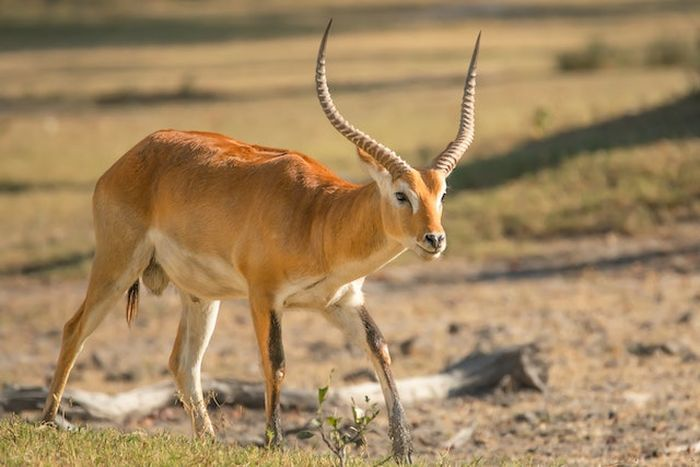
#> input picture img/img.jpg, 700 x 467 px
$ python kmean-segment.py
#> lines starting #> are read from the running program, lines starting #| are printed output that depends on the picture
import numpy as np
import cv2
import matplotlib.pyplot as plt
from sklearn.cluster import KMeans

# Load the image
image = cv2.imread('img/img.jpg')  # Replace 'image_path.jpg' with the path to your image
#> image is the input picture: shape (467, 700, 3); mean B, G, R 95.1, 133.7, 161.8
image = cv2.cvtColor(image, cv2.COLOR_BGR2RGB)
plt.imshow(image)
plt.title("Original Image")
plt.show()

# Reshape the image to a 2D array of pixels
pixel_values = image.reshape((-1, 3))
pixel_values = np.float32(pixel_values)

# Define criteria, number of clusters(K) and apply KMeans
k = 7  # Change this value for different number of clusters
criteria = (cv2.TERM_CRITERIA_EPS + cv2.TERM_CRITERIA_MAX_ITER, 100, 0.2)
_, labels, centers = cv2.kmeans(pixel_values, k, None, criteria, 10, cv2.KMEANS_RANDOM_CENTERS)
#> centers = [[156.8, 130.1, 91.04], [86.67, 72.45, 48.79], [150.7, 101.3, 47.57], [121.8, 104.8, 76.34], [182.6, 151.6, 108.1], [201.5, 170.1, 129.3], [236.3, 217.4, 190.8]]

# Convert back to 8 bit values
centers = np.uint8(centers)
#> centers = [[156, 130, 91], [86, 72, 48], [150, 101, 47], [121, 104, 76], [182, 151, 108], [201, 170, 129], [236, 217, 190]]
segmented_image = centers[labels.flatten()]

# Reshape back to the original image dimension
segmented_image = segmented_image.reshape(image.shape)
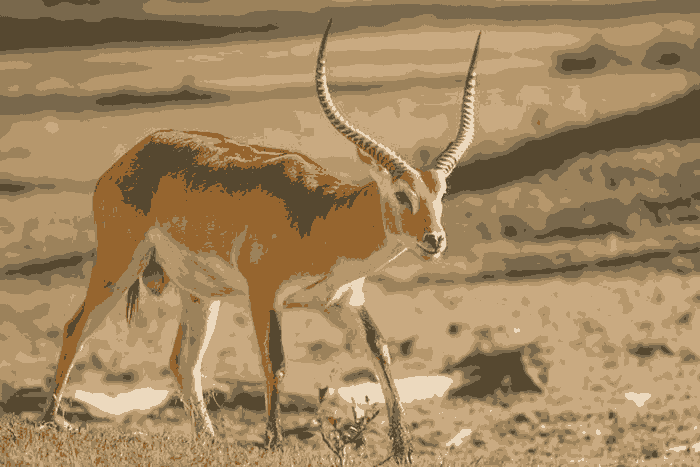
#> segmented_image: shape (467, 700, 3); mean R, G, B 161.1, 133.4, 94.9
plt.imshow(segmented_image)
plt.title("Segmented Image")
plt.show()

# Display the clusters
labels = labels.flatten()
segmented_images = []
for i in range(k):
    masked_image = np.copy(image)
    masked_image = masked_image.reshape((-1, 3))
    masked_image[labels != i] = [0, 0, 0]
    masked_image = masked_image.reshape(image.shape)
    segmented_images.append(masked_image)
    plt.imshow(masked_image)
    plt.title(f"Cluster {i+1}")
    plt.show()
#> this loop made 7 passes
#> pass 1, `masked_image = masked_image.reshape(image.shape)`:
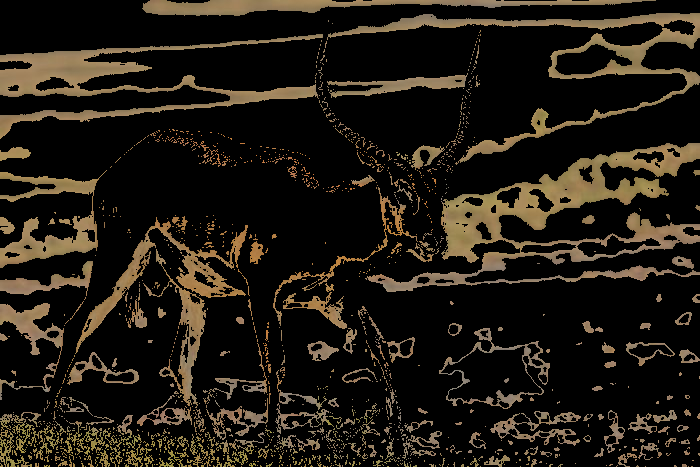
#> masked_image: shape (467, 700, 3); mean R, G, B 32.1, 26.6, 18.6
#> pass 2, `masked_image = masked_image.reshape(image.shape)`:
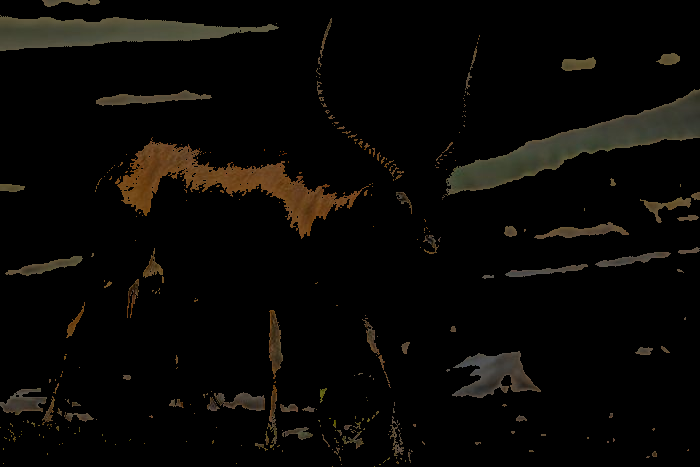
#> masked_image: shape (467, 700, 3); mean R, G, B 9, 7.5, 5.1
#> pass 3, `masked_image = masked_image.reshape(image.shape)`:
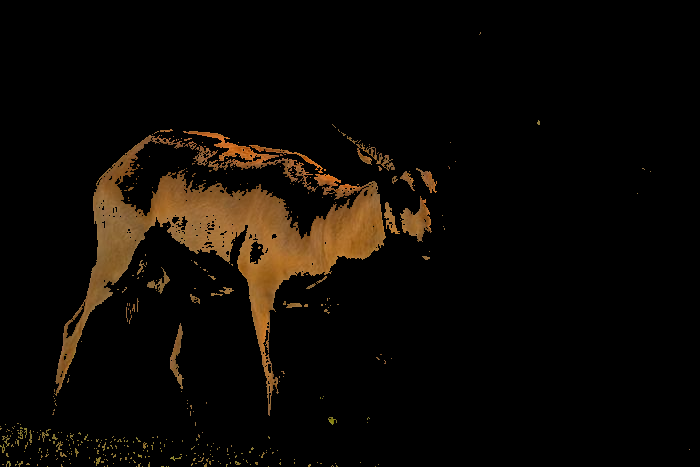
#> masked_image: shape (467, 700, 3); mean R, G, B 12.9, 8.7, 4.1
#> after the loop:
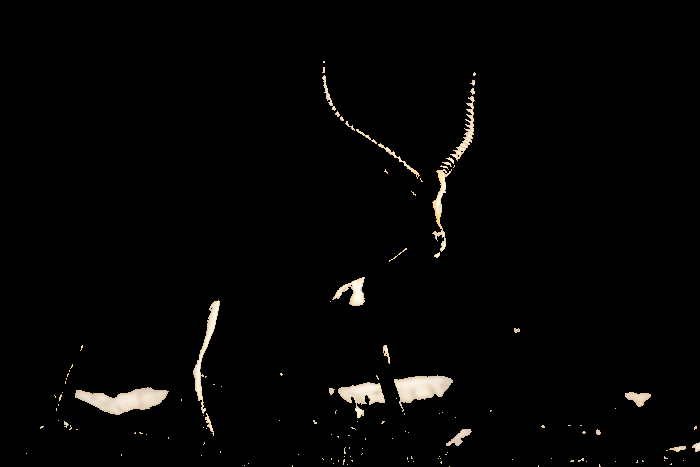
#> masked_image: shape (467, 700, 3); mean R, G, B 5.1, 4.7, 4.1
#> after the loop, segmented_images = 7 items
